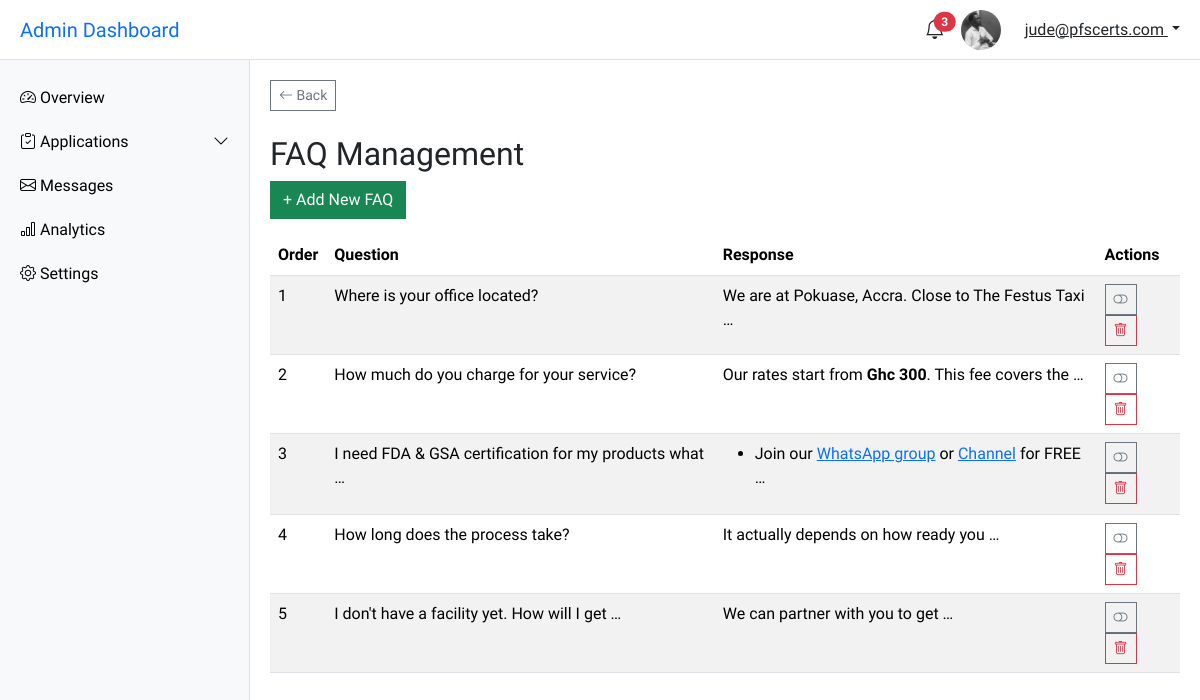
Screenshot of /dashboard/admin/faqs/ (signed in) with the database file from the repository.
### account/models.py (models this page shows, shortened)
class CustomUser(AbstractUser):
    email = models.EmailField(unique=True,)
    username = models.CharField(max_length=100)
    first_name = models.CharField(max_length=50, verbose_name='First Name')
    last_name = models.CharField(max_length=50, blank=True, verbose_name='Last Name')
    business_name = models.CharField(max_length=250, verbose_name='Business/Company Name')
    phone_number = models.CharField(max_length=30, verbose_name='Phone Number')
    whatsapp_number = models.CharField(max_length=30, verbose_name='Whatsapp Number')
    instagram_handle = models.CharField(max_length=30, blank=True, verbose_name='Instagram Handle')
    facebook_handle = models.CharField(max_length=30, blank=True, verbose_name='Facebook Profile')
    profile_photo = models.ImageField(upload_to='users/profile_photos/', null=True, blank=True, verbose_name='Profile Photo')
    bio = models.TextField(blank=True, verbose_name='Bio')
    x_handle = models.CharField(max_length=30, blank=True, verbose_name='X (Formerly Twitter) Handle')
    linkedin_handle = models.CharField(max_length=30, blank=True, verbose_name='LinkedIn Profile')
    USERNAME_FIELD = 'email'
    REQUIRED_FIELDS = ['username']

### main/models.py (models this page shows, shortened)
class FAQ(models.Model):
    question = models.CharField(max_length=255)
    answer = CKEditor5Field(config_name='extends')
    order = models.PositiveIntegerField(default=0)
    is_active = models.BooleanField(default=True)
    class Meta:
        ordering = ['order']

### main/views.py (the view)
# urls.py: path('dashboard/admin/faqs/', faq_list, name='admin-faq-list'),
@user_passes_test(lambda u: u.is_staff or u.is_superuser)
def faq_list(request):
    faqs = FAQ.objects.all()
    context = {
        'faqs': faqs,
    }
    return render(request, 'main/faqs_list.html', context)

### main/templates/main/faqs_list.html (shortened to what this page needs)
{% extends "main/admin-base.html" %}
{% block content %}
<main class="main-content">
    <div class="mb-4 text-start">
        <a href="{% url 'admin-settings' %}" class="btn btn-sm btn-outline-secondary">
            <i class="bi bi-arrow-left"></i> Back
        </a>
    </div>
    <h2>FAQ Management</h2>
    <a href="{% url 'admin-faq-add' %}" class="btn btn-success mb-3">+ Add New FAQ</a>
    <div class="table-responsive">
        <table class="table table-striped">
            <thead>
                <tr>
                    <th>Order</th>
                    <th>Question</th>
                    <th>Response</th>
                    <th>Actions</th>
                </tr>
            </thead>
            <tbody>
                {% for faq in faqs %}
                <tr>
                    <td>{{ faq.order }}</td>
                    <td>{{ faq.question|truncatewords:10 }}</td>
                    <td>{{ faq.answer|truncatewords:10|safe }}</td>
                    <td>
                        <form action="{% url "toggle-faq-active" faq.id %}" method="POST" style="display:inline;">
                            <button type="submit" class="btn btn-outline-secondary btn-sm" data-bs-toggle="tooltip" title="{% if faq.is_active %}Deactivate{% else %}Activate{% endif %}">
                                <i class="bi {% if faq.is_active %}bi-toggle-off{% else %}bi-toggle-on{% endif %}"></i>
                            </button>
                        </form>
                        <form action="{% url 'admin-faq-delete' faq.pk %}" method="POST" style="display:inline;">
                            <button type="submit" class="btn btn-outline-danger btn-sm" data-bs-toggle="tooltip" title="Delete" onclick="return confirm('Are you sure you want to delete this FAQ?');">
                            <i class="bi bi-trash"></i>
                            </button>
                        </form>
                    </td>
                </tr>
                {% endfor %}
            </tbody>
        </table>
    </div>
</main>
{% endblock %}

### main/templates/main/admin-base.html (shortened to what this page needs)
<!DOCTYPE html>
{% load static %}
<html lang="en">
<head>
  <link href="https://cdn.jsdelivr.net/npm/bootstrap@5.3.3/dist/css/bootstrap.min.css" rel="stylesheet">
  <link href="https://cdn.jsdelivr.net/npm/bootstrap-icons@1.10.5/font/bootstrap-icons.css" rel="stylesheet">
</head>
<body>
<header class="topbar">
  <h5 class="m-0 d-none d-lg-block">
    <a href="{% url 'admin-dashboard' %}" class="text-decoration-none">Admin Dashboard</a>
  </h5>
  <div class="d-flex align-items-center gap-3 ms-auto">
    <div class="dropdown">
      <a href="#" class="text-dark position-relative" id="notifDropdown" data-bs-toggle="dropdown" aria-expanded="false">
        <i class="bi bi-bell fs-5"></i>
        <span class="position-absolute top-0 start-100 translate-middle badge rounded-pill bg-danger">3</span>
      </a>
    </div>
    <img src="{% if user.profile_photo %}{{ user.profile_photo.url }}{% else %}https://ui-avatars.com/api/?name={{ user.first_name }}+{{ user.last_name }}&background=0D8ABC&color=fff&size=40{% endif %}" alt="Profile" class="rounded-circle me-2" style="width: 40px; height: 40px; object-fit: cover;">
    <div class="dropdown">
      <a class="dropdown-toggle text-dark" href="#" id="userDropdown" data-bs-toggle="dropdown" aria-expanded="false">
        {{ request.user.email }}
      </a>
    </div>
  </div>
</header>
<nav class="sidebar" id="sidebar">
  <a href="{% url "admin-dashboard" %}"><i class="bi bi-speedometer2"></i> Overview</a>
  <a data-bs-toggle="collapse" href="#servicesMenu" role="button" aria-expanded="false" aria-controls="servicesMenu">
    <i class="bi bi-clipboard-check"></i> Applications
    <i class="bi bi-chevron-down float-end"></i>
  </a>
  <a href="#"><i class="bi bi-envelope"></i> Messages</a>
  <a href="#"><i class="bi bi-bar-chart"></i> Analytics</a>
  <a href="{% url "admin-settings" %}"><i class="bi bi-gear"></i> Settings</a>
</nav>
{% block content %}{% endblock content %}
</body>
</html>

### main/templates/main/admin-base.html (style rules this page uses)
body { font-family: 'Source Sans Pro', sans-serif; }
.sidebar { position: fixed; top: 60px; left: 0; height: 100vh; overflow-y: auto; width: 250px; background: #f8f9fa; border-right: 1px solid #dee2e6; padding-top: 1rem; transition: transform 0.3s ease; }
.sidebar a { padding: 10px 20px; display: block; color: #000; text-decoration: none; }
.main-content { margin-left: 250px; padding: 80px 20px 20px; transition: margin-left 0.3s; }
.topbar { position: fixed; top: 0; left: 0; right: 0; height: 60px; background-color: #fff; border-bottom: 1px solid #dee2e6; display: flex; align-items: center; justify-content: space-between; padding: 0 20px; z-index: 1030; }
.btn, .card { border-radius: 0 !important; box-shadow: none !important; transition: background-color 0.3s, color 0.3s; }

### rows the page displays
CustomUser: profile_photo (picture), user.email "jude@pfscerts.com"
FAQ: order "1", question "Where is your office located?", answer "We are at Pokuase, Accra. Close to The Festus Taxi …", is_active True (drawn)
FAQ: order "2", question "How much do you charge for your service?", answer "Our rates start from Ghc 300 . This fee covers the …", is_active True (drawn)
FAQ: order "3", question "I need FDA & GSA certification for my products what …", answer "Join our WhatsApp group or Channel for FREE …", is_active True (drawn)
FAQ: order "4", question "How long does the process take?", answer "It actually depends on how ready you …", is_active True (drawn)
FAQ: order "5", question "I don't have a facility yet. How will I get …", answer "We can partner with you to get …", is_active True (drawn)
